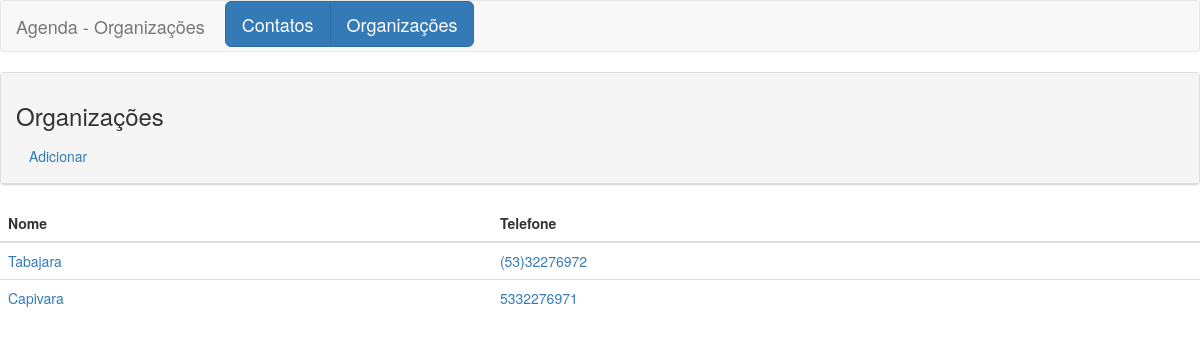
The page /organizacoes.php on the database as committed earlier.
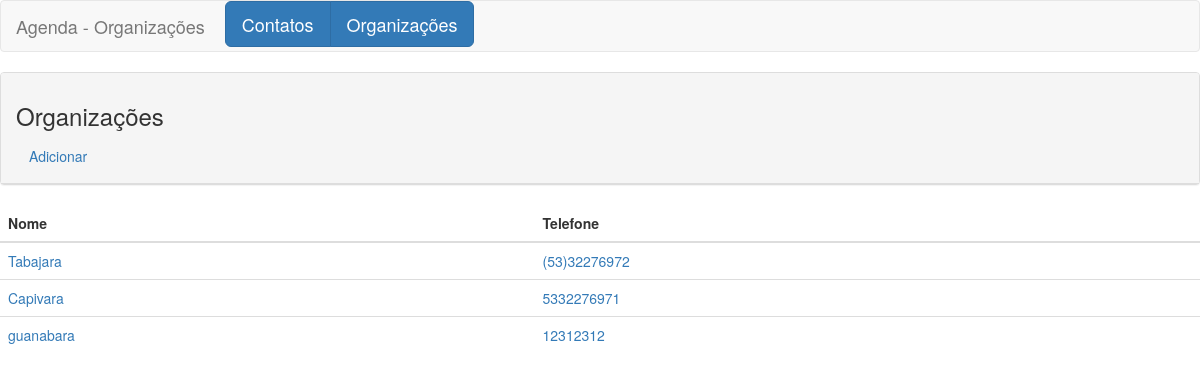
The same page on the database as committed later.
### tables this page shows
CREATE TABLE `organizacoes` (
  `cod_organizacao` bigint(20) NOT NULL,
  `nome_organizacao` varchar(60) NOT NULL,
  `telefone` varchar(14) NOT NULL
);

### organizacoes.php (the view)
<?php
$title="Organizações";
require_once 'header.php';
?>
<div class="row col-md-12">
</div>
<div class="panel panel-default">
	<div class="panel-heading">
		<h3><?php echo 	$title ?></h3>
		<a href="novo_organizacao.php" class="btn btn-md-primary">Adicionar</a>
	</div>
</div>
<table class="table table-stripped">
	<thead>
		<tr>
			<th>Nome</th>
			<th>Telefone</th>
		</tr>
	</thead>
	<tbody>
		<?php
		$consulta = $con->query("SELECT * FROM organizacoes;");
		while ($linha = $consulta->fetch(PDO::FETCH_ASSOC)) {
			?>
			<tr>
				<td>
					<a href="edita_organizacao.php?c=<?php echo $linha['cod_organizacao'] ?>">
						<?php echo $linha['nome_organizacao'] ?>
					</a>
				</td>
				<td>
					<a href="edita_organizacao.php?c=<?php echo $linha['cod_organizacao'] ?>">
						<?php echo $linha['telefone'] ?>
					</a>
				</td>
			</tr>
			<?php } ?>
		</tbody>
	</table>
	<?php
	require_once 'footer.php';
	?>

Rows that differ between the two databases and show on the page:
added organizacoes: nome_organizacao "guanabara", telefone "12312312"
